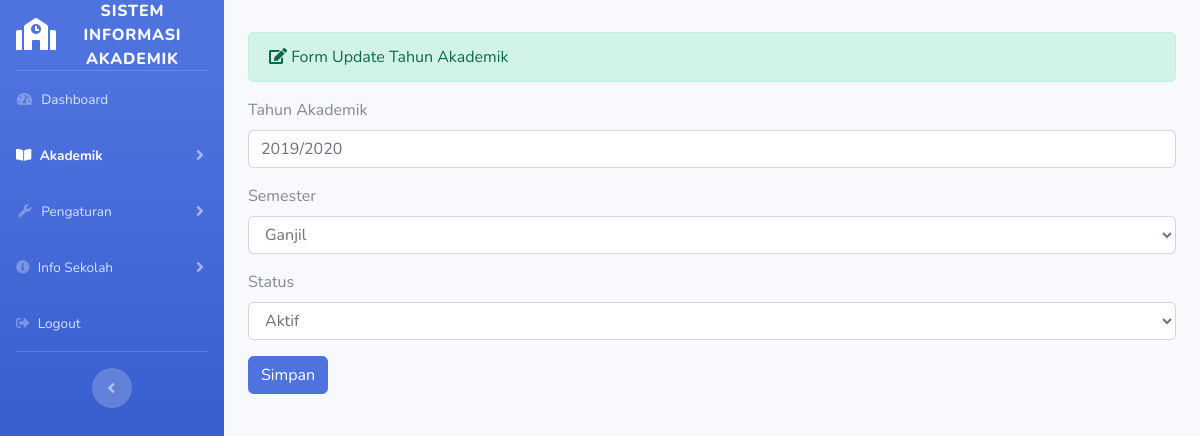
The page /admin/tahun_akademik/update/1 on the database as committed earlier.
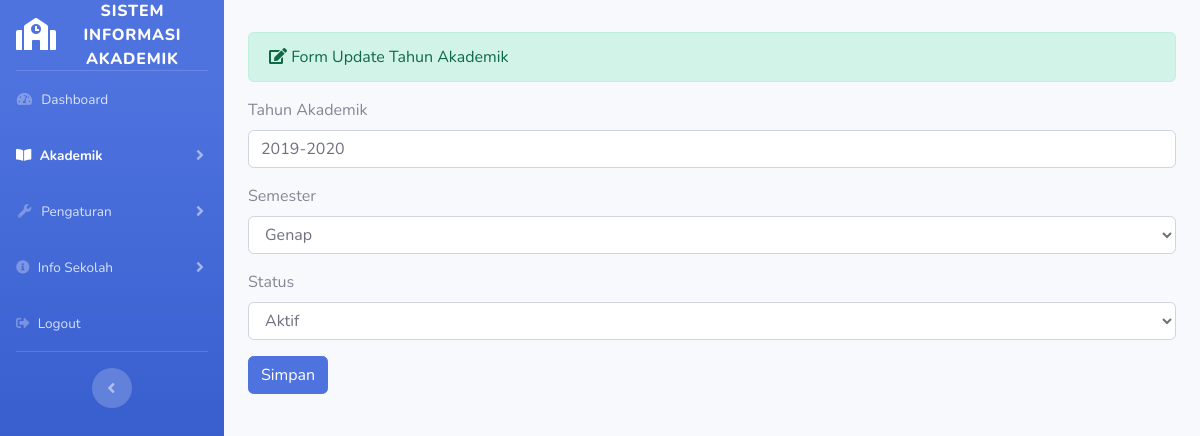
The same page on the database as committed later.
### tables this page shows
CREATE TABLE `tahun_akademik` (
  `id_thn_akademik` int(11) NOT NULL,
  `tahun_akademik` varchar(20) NOT NULL,
  `semester` varchar(20) NOT NULL,
  `status` varchar(20) NOT NULL
);

### application/controllers/admin/tahun_akademik.php (called while the page is built, shortened)
<?php
class Tahun_akademik extends CI_Controller
{
    public function update($id)
    {
        $where                  = array('id_thn_akademik' => $id);
        $data['tahun_akademik'] = $this->tahunakademik_model->edit_data($where, 'tahun_akademik')->result();
        $this->load->view('templates_admin/header_dashboard');
        $this->load->view('templates_admin/sidebar2');
        $this->load->view('admin/tahun_akademik_update', $data);
        $this->load->view('templates_admin/footer');
    }
}

### index.php (called while the page is built, shortened)
<?php
require_once BASEPATH.'core/CodeIgniter.php';

### application/models/tahunakademik_model.php (called while the page is built, shortened)
<?php
class Tahunakademik_model extends CI_Model
{
    public function edit_data($where, $table)
    {
        return $this->db->get_where($table, $where);
    }
}

### application/views/admin/tahun_akademik_update.php (the view, shortened to what this page needs)
<div class="container-fluid">
    <div class="alert alert-success" role="alert">
        <i class="fa fa-edit"></i> Form Update Tahun Akademik
    </div>
    <?php foreach ($tahun_akademik as $ta) : ?>
        <form method="post" action="<?php echo base_url('admin/tahun_akademik/update_aksi') ?>">
            <div class="form-group">
                <label>Tahun Akademik</label>
                <input type="text" name="tahun_akademik" class="form-control" value="<?php echo $ta->tahun_akademik ?>">
            </div>
            <div class="form-group">
                <label>Semester</label>
                <select name="semester" class="form-control">
                    <option><?php echo $ta->semester ?></option>
                </select>
            </div>
            <div class="form-group">
                <label>Status</label>
                <select name="status" class="form-control">
                    <option><?php echo $ta->status ?></option>
                </select>
            </div>
            <button type="submit" class="btn btn-primary">Simpan</button>
        </form>
    <?php endforeach; ?>
</div>

Rows that differ between the two databases and show on the page:
changed tahun_akademik "Aktif": tahun_akademik "2019/2020" → "2019-2020"; semester "Ganjil" → "Genap"
